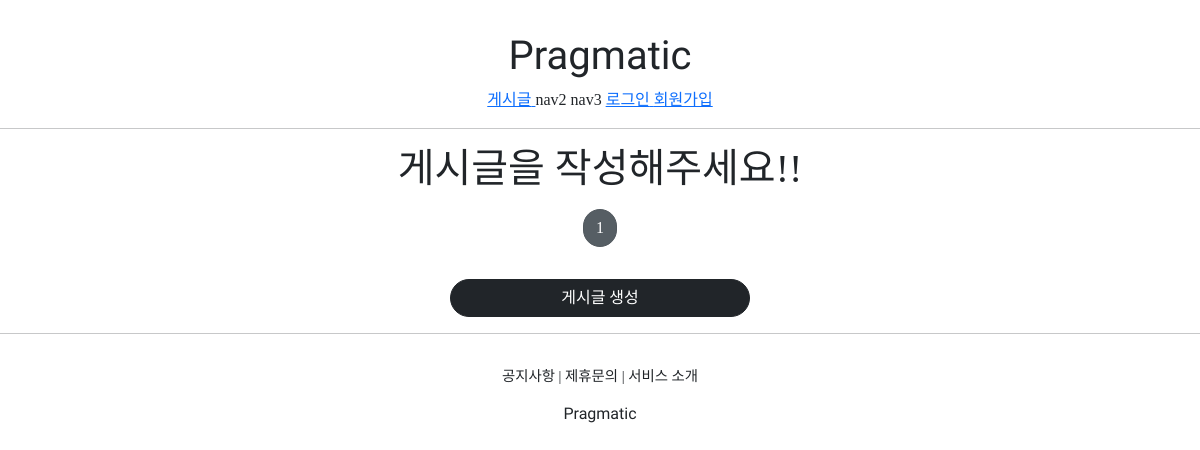
Before: /articles/list/ with the older database file.
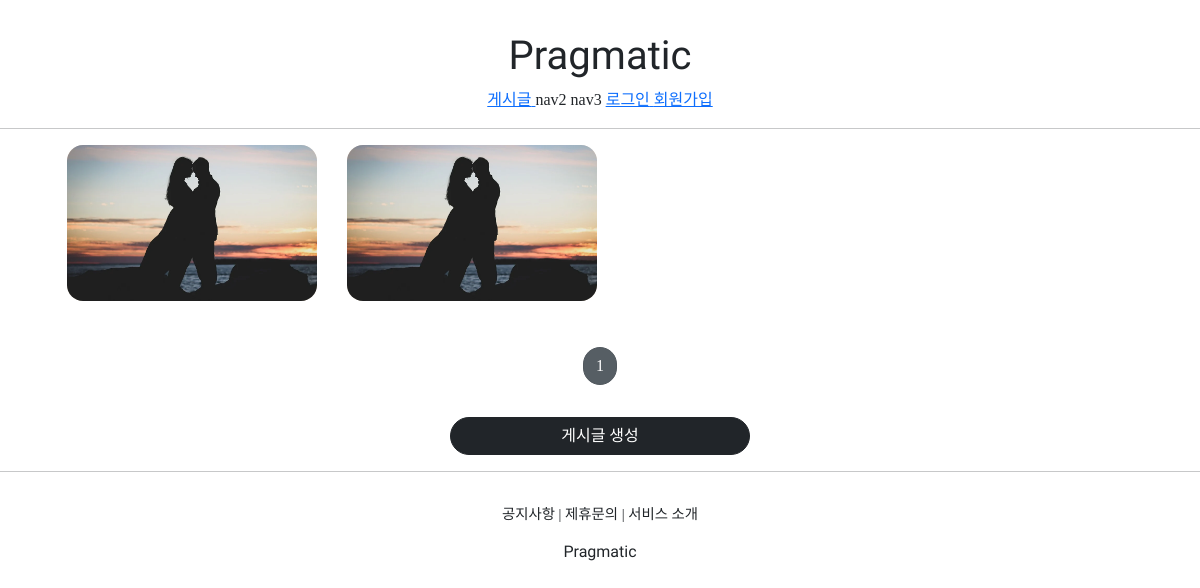
After: the same page with the newer database file.
### articleapp/models.py (models this page shows)
class Article(models.Model):
    writer = models.ForeignKey(User, on_delete=models.SET_NULL, related_name='article', null=True)
    title = models.CharField(max_length=200, null=True) # null이어도 된다!!
    image = models.ImageField(upload_to='article/', null=False)
    content = models.TextField(null=True) # 긴 글이 될수도있으니 TextField로 선언
    created_at = models.DateField(auto_now_add=True, null=True) # 언제 생성했는지 확인하는 코드

### articleapp/views.py (the view)
# urls.py: path('list/', ArticleListView.as_view(), name='list'),
class ArticleListView(ListView): # 이 코드로 이제 페이지설정 보여질 내용과 페이지 아래 넘기기 설정!! 1페이지 2페이지 이런
    model = Article
    context_object_name = 'article_list'
    template_name = 'articleapp/list.html'
    paginate_by = 5

### articleapp/templates/articleapp/list.html (shortened to what this page needs)
{% extends 'base.html' %}
{% load static %}
{% block content %}
    {% if article_list %}
    <div class="container">
      {% for article in article_list %}
        <a href="{% url 'articleapp:detail' pk=article.pk %}">
            {% include 'snippets/card.html' with article=article %}
        </a>
      {% endfor %}
    </div>
    {% else %}
    <div class="text-center">
        <h1>게시글을 작성해주세요!!</h1>
    </div>
    {% endif %}
    {% include 'snippets/pagination.html' with page_obj=page_obj %}
    <div style="text-align: center">
        <a href="{% url 'articleapp:create' %}" class="btn btn-dark rounded-pill col-3 mt-3 md-3">
            게시글 생성
        </a>
    </div>
{% endblock %}

### templates/base.html
<!DOCTYPE html>
<html lang="ko">
{% include 'head.html' %}
<body style="font-family: 'NanumSquareR';">
    {% include 'header.html' %}
    <hr>
    {% block content %}
    {% endblock %}
    <hr>
    {% include 'footer.html' %}
</body>
</html>

### templates/head.html (shortened to what this page needs)
{% load static %}
<head>
    <link href="https://cdn.jsdelivr.net/npm/bootstrap@5.0.0-beta3/dist/css/bootstrap.min.css" rel="stylesheet"
>
    <link rel="stylesheet" type="text/css" href="{% static 'base.css' %}">
</head>

### templates/header.html (shortened to what this page needs)
    <div class="pragmatic_header">
        <div>
            <h1 class="pragmatic_logo">Pragmatic</h1>
        </div>
        <div>
            <a href="{% url 'articleapp:list' %}">
                <span>게시글</span>
            </a>
            <span>nav2</span>
            <span>nav3</span>
            {% if not user.is_authenticated %}
            <a href="{% url 'accountapp:login' %}?next={{ request.path }}">
                <span>로그인</span>
            </a>
            <a href="{% url 'accountapp:create' %}">
                <span>회원가입</span>
            </a>
            {% endif %}
        </div>
    </div>

### templates/snippets/card.html
<div>
    <img src="{{ article.image.url }}" alt="">
</div>

### templates/snippets/pagination.html (shortened to what this page needs)
<div style="text-align: center; margin: 1rem 0;">
    <a href="{% url 'articleapp:list' %}?page={{ page_obj.number }}"
    class="btn btn-secondary rounded-pill active">
        {{ page_obj.number }}
    </a>
</div>

### templates/footer.html
    <div class="pragmatic_footer">
        <div class="pragmatic_footer_button">
            <span>공지사항</span> |
            <span>제휴문의</span> |
            <span>서비스 소개</span>
        </div>
        <div style="margin-top: 1rem;">
            <h6 class="pragmatic_logo">Pragmatic</h6>
        </div>
    </div>

### static/base.css (style rules this page uses)
.pragmatic_logo { font-family: 'Lobster', cursive; }
.pragmatic_footer_button { font-size: .9rem; }
.pragmatic_header { text-align: center; margin-top: 2rem; }
.pragmatic_footer { text-align: center; margin-top: 2rem; }

### articleapp/templates/articleapp/list.html (style rules this page uses)
.container div { width: 250px; background-color: antiquewhite; display: flex; justify-content: center; align-items: center; border-radius: 1rem; }
.container img { width: 100%; border-radius: 1rem; }

Changed rows visible on the page:
added Article: image (picture)
added Article: image (picture)
Other visible differences:
text no longer shown: "게시글을 작성해주세요!!"
